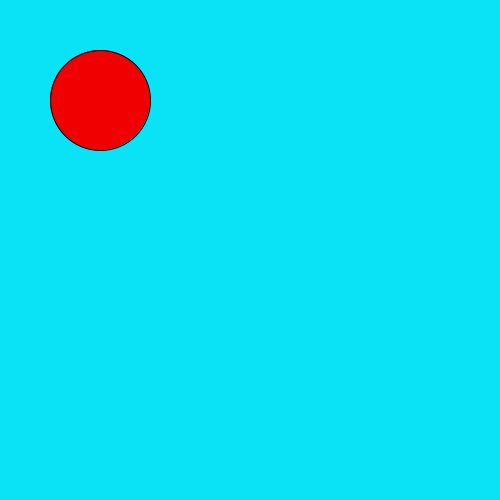
Frame 1 (no input)
Frame 60 (the mouse pressed at the canvas centre just before this capture): identical to frame 1, image omitted
Frame 120 (the mouse held since frame 60 and released just before this capture): identical to frame 1, image omitted

The Processing sketch that drew this single still picture (run headless with seeded random() and noise(); from frame 60 on, the mouse is pressed at the canvas centre):

// Processing sketch: slippery_dot
// ── slippery_dot.pde
/*** When you are done, this program will draw an ellipse 
     that jumps to new location each time you click on it.
***/
 
 // 1. Create three integer variables to represent the x, y, and the size of the ellipse
    int x=100;
    int y=100;
    int size=100;
    void setup() {
      // 2. Set the size of your sketch
      size(500,500);
    }
    
    void draw() {
    
      // 3. Set the background color of your sketch
            background(#0AE3F5);
      // 4. Draw an ellipse using the variables created at the top of the sketch for the location and size of your ellipse. 
      //    Make sure it fits in the window. Change the variables if it does not.
          fill(240,0,0);
          ellipse(x,y,size,size);
    
    }
    
    /******** This method gets called automatically when you press the mouse ************/
    void mousePressed() {
      //5. Create an integer variable called distance
      int distance=getDistanceFromMouse(x,y); 
      //6. The getDistanceFromMouse() method below returns a number.
      //   Set the value of your distance variable to the value returned by the getDistance method
      //   You will need to pass the x and y location of your ellipse to this method.
        
          
      //7.  Use an if statement to check if your distance variable is < the radius of the ellipse
      //    If it is, make a new x AND y for the ellipse, for a new random location on the window
      //    Hint: Use code like this      x = (int) random(width);
      if(distance<size) {
       x=(int) random(width);
       y=(int) random(height);
       
      }
    }
    
    /********  This method gives you the number of pixels between the mouse and the x,y point ***********/
    int getDistanceFromMouse(int x, int y) {
      return (int)Math.sqrt(Math.pow((mouseX-x),2) + Math.pow((mouseY-y),2));
    }
